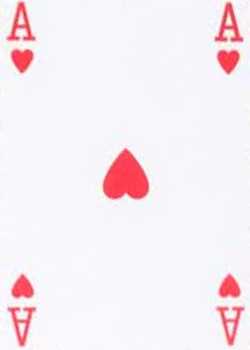
#> input picture 1.png, 250 x 350 px
$ python chapter6.py
#> lines starting #> are read from the running program, lines starting #| are printed output that depends on the picture
import cv2
import numpy as np

img=cv2.imread('1.png')
#> img is the input picture: shape (350, 250, 3); mean B, G, R 242.1, 236.7, 246.9
imgGS=cv2.cvtColor(img,cv2.COLOR_BGR2GRAY)
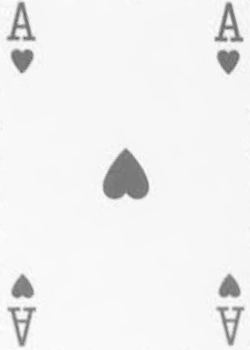
#> imgGS: shape (350, 250); min 98, max 254, mean 240.5
"""hor=np.hstack((img,img))
ver=np.vstack((img,img))

cv2.imshow('Horizontally Stacked image',hor)
cv2.imshow('Vertically stacked Image',ver)
cv2.waitKey(0)"""

def stackImages(scale,imgArray):
#> called with scale = 0.5
    rows = len(imgArray)
    cols = len(imgArray[0])
    rowsAvailable = isinstance(imgArray[0], list)
    width = imgArray[0][0].shape[1]
    height = imgArray[0][0].shape[0]
    if rowsAvailable:
        for x in range ( 0, rows):
            for y in range(0, cols):
                if imgArray[x][y].shape[:2] == imgArray[0][0].shape [:2]:
                    imgArray[x][y] = cv2.resize(imgArray[x][y], (0, 0), None, scale, scale)
                else:
                    imgArray[x][y] = cv2.resize(imgArray[x][y], (imgArray[0][0].shape[1], imgArray[0][0].shape[0]), None, scale, scale)
                if len(imgArray[x][y].shape) == 2: imgArray[x][y]= cv2.cvtColor( imgArray[x][y], cv2.COLOR_GRAY2BGR)
        imageBlank = np.zeros((height, width, 3), np.uint8)
        hor = [imageBlank]*rows
        hor_con = [imageBlank]*rows
        for x in range(0, rows):
            hor[x] = np.hstack(imgArray[x])
        ver = np.vstack(hor)
    else:
        for x in range(0, rows):
            if imgArray[x].shape[:2] == imgArray[0].shape[:2]:
                imgArray[x] = cv2.resize(imgArray[x], (0, 0), None, scale, scale)
            else:
                imgArray[x] = cv2.resize(imgArray[x], (imgArray[0].shape[1], imgArray[0].shape[0]), None,scale, scale)
            if len(imgArray[x].shape) == 2: imgArray[x] = cv2.cvtColor(imgArray[x], cv2.COLOR_GRAY2BGR)
        hor= np.hstack(imgArray)
        ver = hor
    return ver

imgStack = stackImages(0.5,([img,imgGS,img],[img,img,img]))
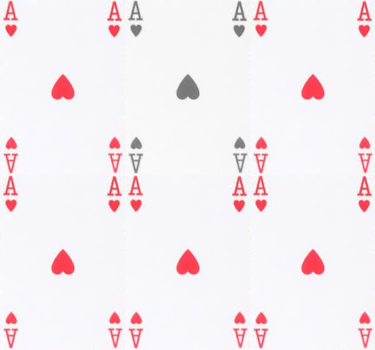
#> imgStack: shape (350, 375, 3); mean B, G, R 241.9, 237.4, 245.8


cv2.imshow("ImageStack",imgStack)

cv2.waitKey(0)

$ run again, with FindingShapes.png copied over 1.png
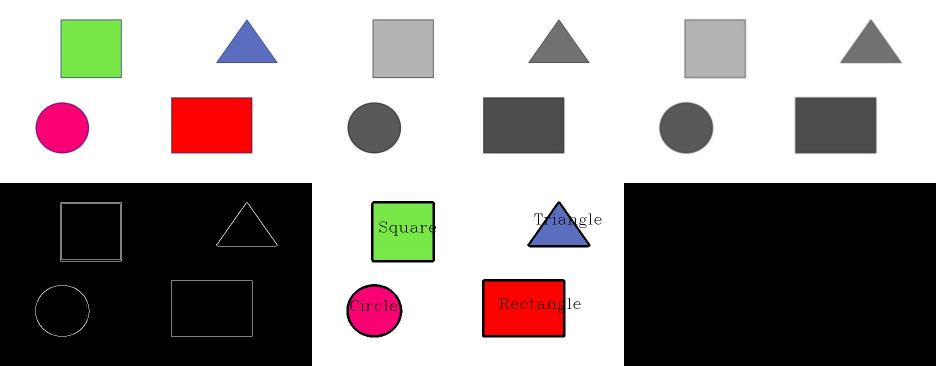
#> input picture FindingShapes.png, 936 x 366 px
#> img is the input picture: shape (366, 936, 3); mean B, G, R 146.7, 147.8, 154.5
#> `imgGS=cv2.cvtColor(img,cv2.COLOR_BGR2GRAY)`:
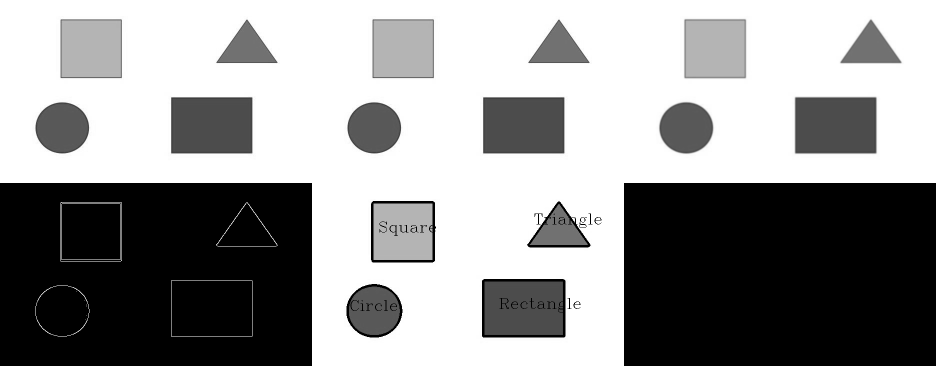
#> imgGS: shape (366, 936); min 0, max 255, mean 149.7
#> `imgStack = stackImages(0.5,([img,imgGS,img],[img,img,img]))`:
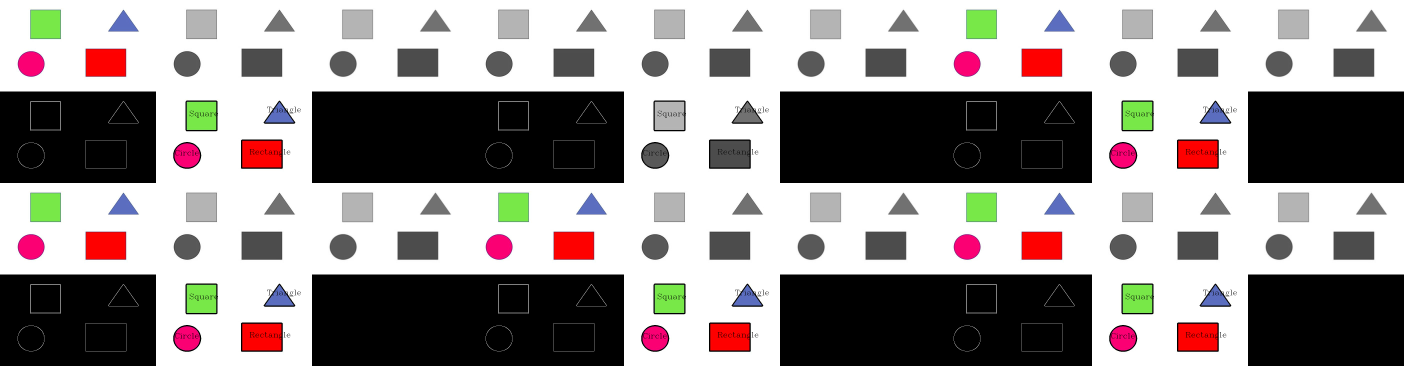
#> imgStack: shape (366, 1404, 3); mean B, G, R 147.2, 148.1, 153.7

$ run again, with cards.jpg saved as 1.png
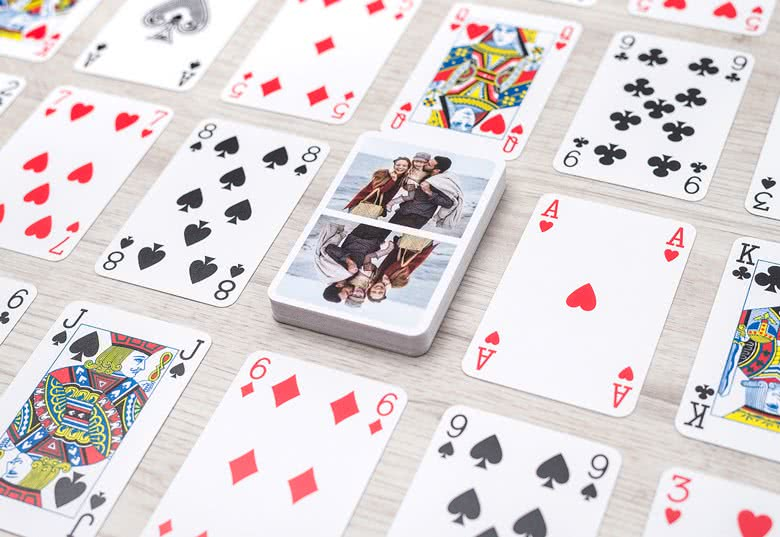
#> input picture cards.jpg, 780 x 537 px
#> img is the input picture: shape (537, 780, 3); mean B, G, R 215.6, 213.9, 221.7
#> `imgGS=cv2.cvtColor(img,cv2.COLOR_BGR2GRAY)`:
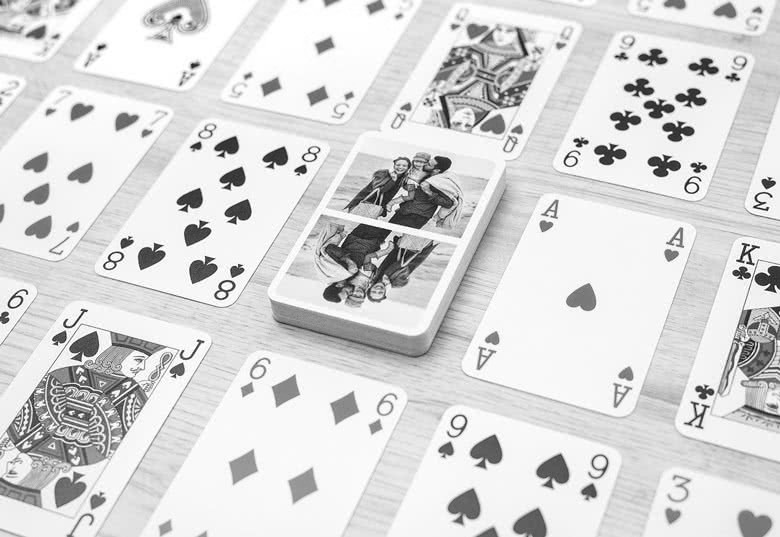
#> imgGS: shape (537, 780); min 1, max 255, mean 216.5
#> `imgStack = stackImages(0.5,([img,imgGS,img],[img,img,img]))`:
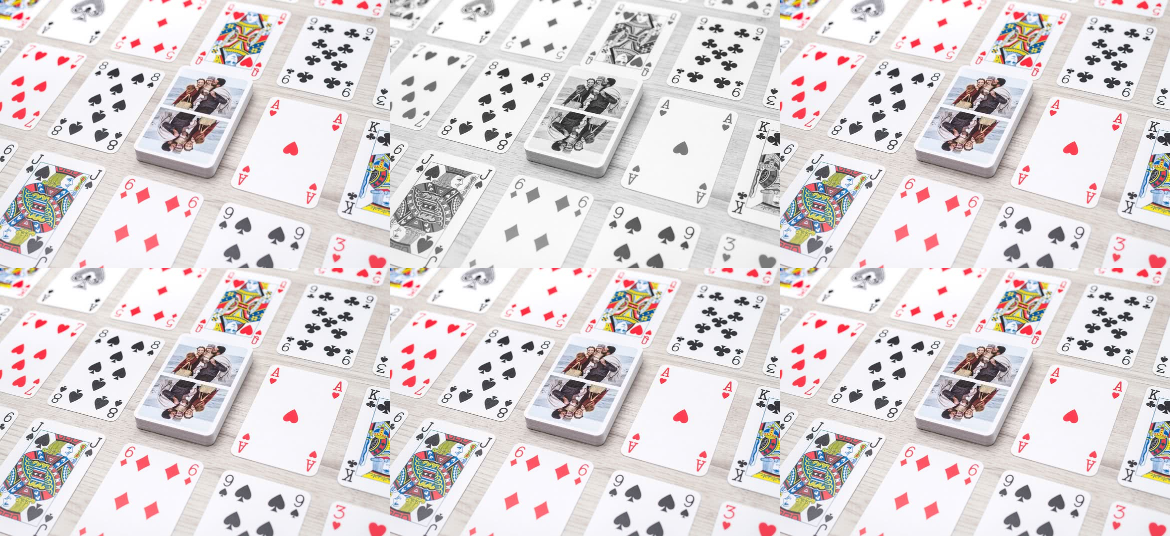
#> imgStack: shape (536, 1170, 3); mean B, G, R 215.6, 214.3, 220.8
